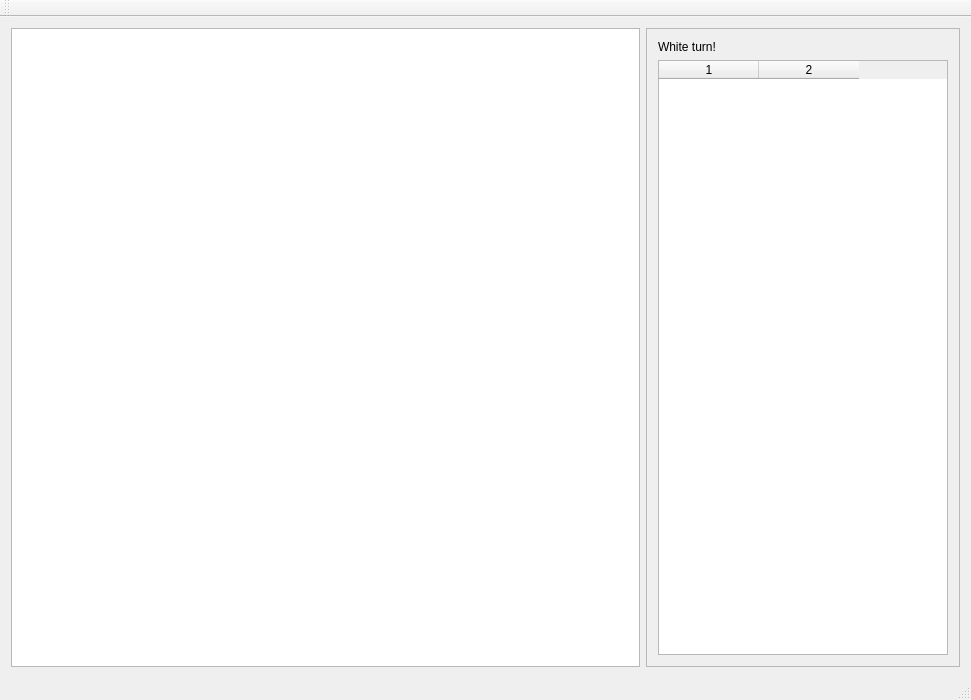
<?xml version="1.0" encoding="UTF-8"?>
<ui version="4.0">
 <class>MainWindow</class>
 <widget class="QMainWindow" name="MainWindow">
  <property name="geometry">
   <rect>
    <x>0</x>
    <y>0</y>
    <width>971</width>
    <height>700</height>
   </rect>
  </property>
  <property name="sizePolicy">
   <sizepolicy hsizetype="Fixed" vsizetype="Fixed">
    <horstretch>0</horstretch>
    <verstretch>0</verstretch>
   </sizepolicy>
  </property>
  <property name="windowTitle">
   <string>Chess</string>
  </property>
  <widget class="QWidget" name="centralWidget">
   <layout class="QGridLayout" name="gridLayout">
    <item row="0" column="0">
     <widget class="QGraphicsView" name="graphicsView">
      <property name="sizePolicy">
       <sizepolicy hsizetype="Expanding" vsizetype="Expanding">
        <horstretch>2</horstretch>
        <verstretch>1</verstretch>
       </sizepolicy>
      </property>
     </widget>
    </item>
    <item row="0" column="1">
     <widget class="QFrame" name="frame">
      <property name="sizePolicy">
       <sizepolicy hsizetype="Preferred" vsizetype="Preferred">
        <horstretch>1</horstretch>
        <verstretch>0</verstretch>
       </sizepolicy>
      </property>
      <property name="frameShape">
       <enum>QFrame::StyledPanel</enum>
      </property>
      <property name="frameShadow">
       <enum>QFrame::Raised</enum>
      </property>
      <layout class="QVBoxLayout" name="verticalLayout">
       <item>
        <widget class="QLabel" name="lblTurn">
         <property name="text">
          <string>White turn!</string>
         </property>
        </widget>
       </item>
       <item>
        <widget class="QTableWidget" name="tblHistory">
         <property name="columnCount">
          <number>2</number>
         </property>
         <column/>
         <column/>
        </widget>
       </item>
      </layout>
     </widget>
    </item>
   </layout>
  </widget>
  <widget class="QMenuBar" name="menuBar">
   <property name="geometry">
    <rect>
     <x>0</x>
     <y>0</y>
     <width>971</width>
     <height>21</height>
    </rect>
   </property>
  </widget>
  <widget class="QToolBar" name="mainToolBar">
   <attribute name="toolBarArea">
    <enum>TopToolBarArea</enum>
   </attribute>
   <attribute name="toolBarBreak">
    <bool>false</bool>
   </attribute>
  </widget>
  <widget class="QStatusBar" name="statusBar"/>
 </widget>
 <layoutdefault spacing="6" margin="11"/>
 <resources/>
 <connections/>
</ui>
